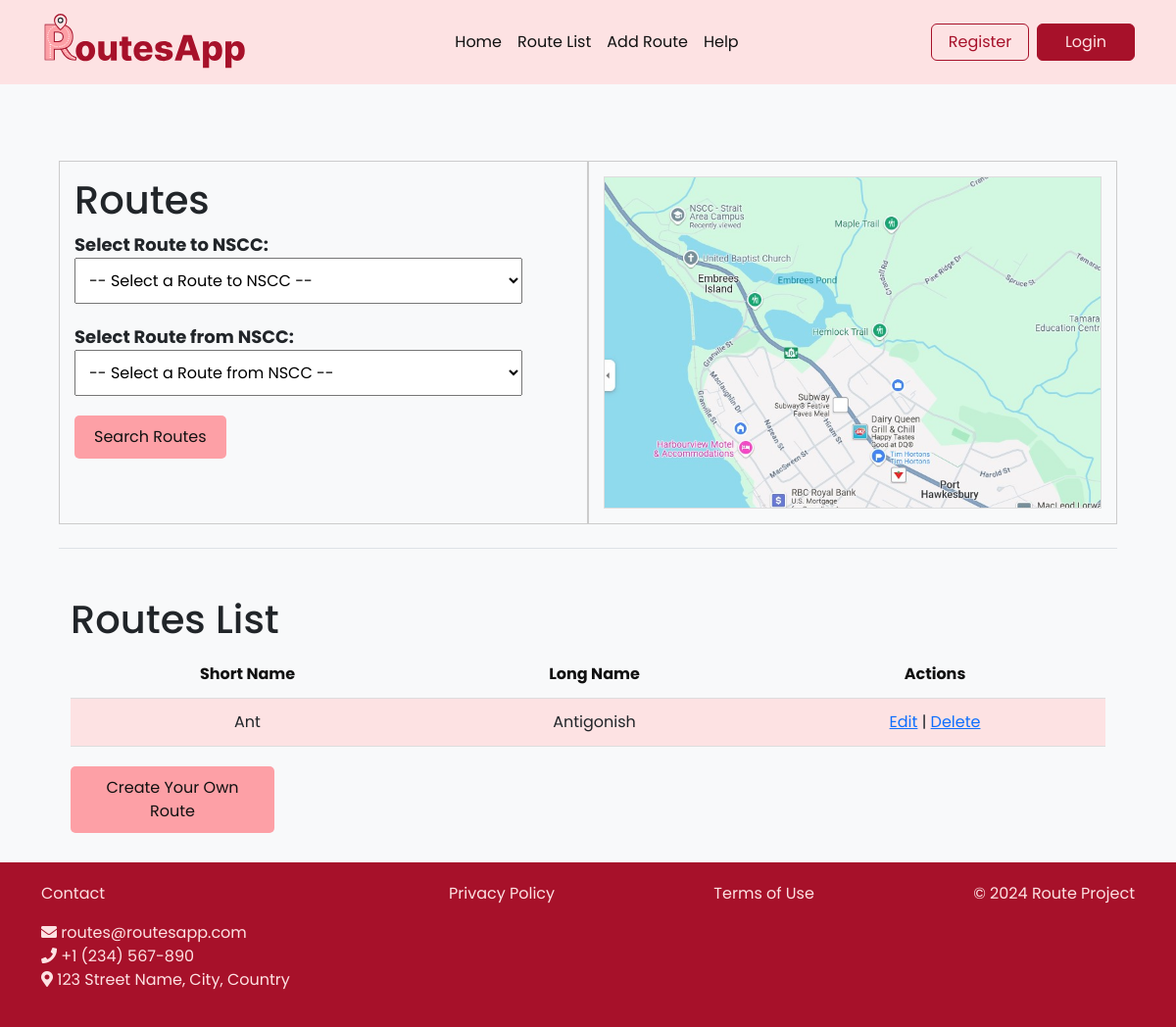
Before: /routes/ with the older database file.
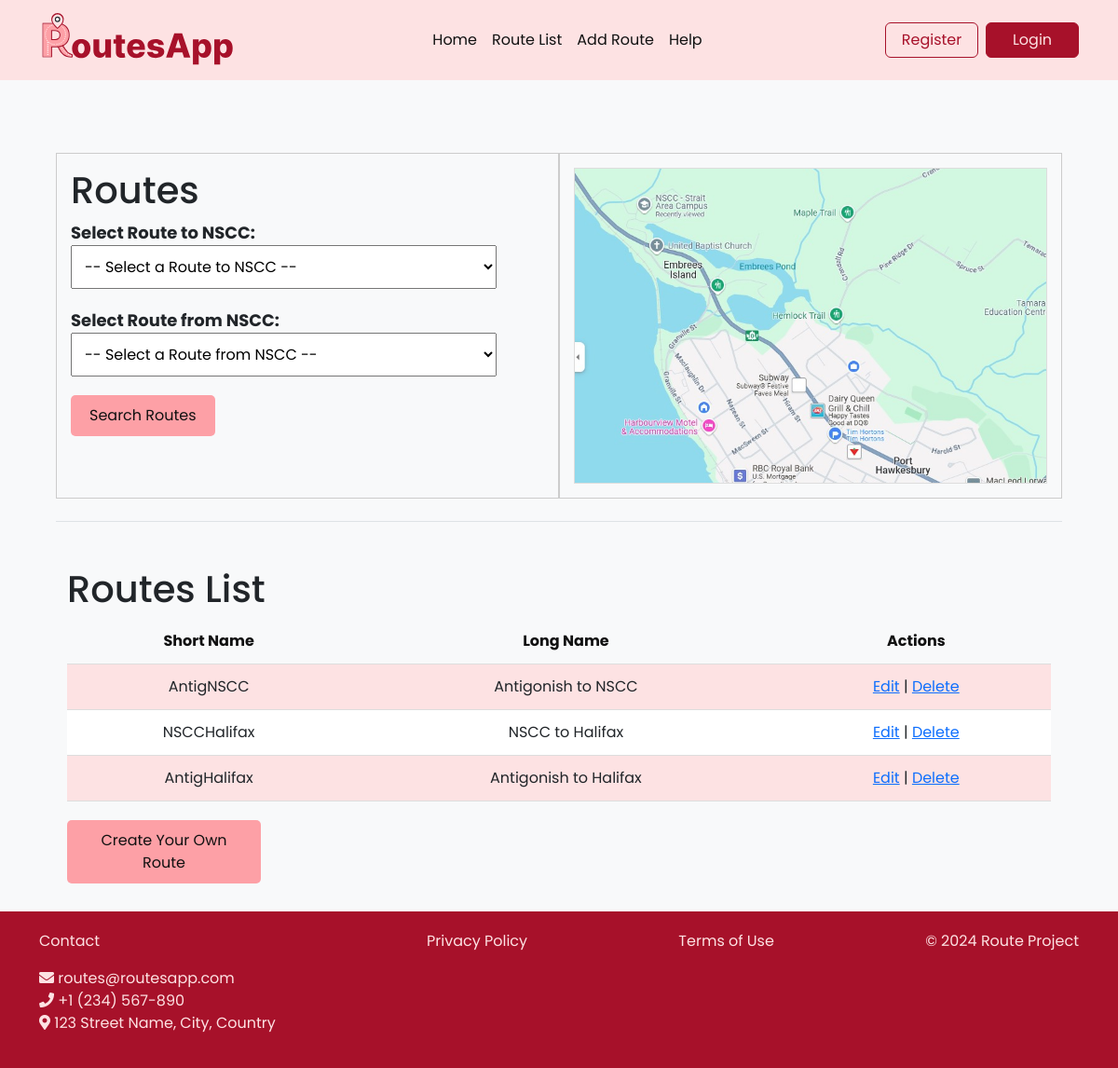
After: the same page with the newer database file.
### route/models.py (models this page shows, shortened)
class Route(models.Model):
    route_id = models.CharField(max_length=10, primary_key=True)
    agency_id = models.CharField(max_length=10)
    route_short_name = models.CharField(max_length=100)
    route_long_name = models.CharField(max_length=255)
    route_type = models.IntegerField()

### route/views.py (the view)
# urls.py: path('', views.route_list, name='route_list'),  # This will be accessed via /routes/
def route_list(request):
    routes = Route.objects.all()
    print("Route list view triggered")
    return render(request, 'route/route_list.html', {'routes': routes})

### route/templates/route/route_list.html (shortened to what this page needs)
{% extends 'home.html' %}
{% block content %}
<div class="content-container">
    <div class="row">
        <div class="col-lg-6 col-md-6">
            <h1>Routes</h1>
            <div class="dropdown-container">
                <label for="to-nscc-dropdown" class="dropdown-label">Select Route to NSCC:</label>
                <select id="to-nscc-dropdown" name="route_to_nscc" class="dropdown">
                    <option value="">-- Select a Route to NSCC --</option>
                </select>
            </div>
            <div class="dropdown-container">
                <label for="from-nscc-dropdown" class="dropdown-label">Select Route from NSCC:</label>
                <select id="from-nscc-dropdown" name="route_from_nscc" class="dropdown">
                    <option value="">-- Select a Route from NSCC --</option>
                </select>
            </div>
            <div class="div button-container custom-btn2">
            <button type="submit" class="search-button">Search Routes</button>
            </div>
        </div>
        <div class="col-lg-6 col-md-6">
            <div class="map-container">
                <img src="/static/route/images/nscc-map.jpg" alt="NSCC Location Map" class="map-image">
            </div>
        </div>
    </div>
    <div class="row mt-4 border-top">
        <div class="col-lg col-md pt-5">
            <h1>Routes List</h1>
            <table class="route-table">
                <thead>
                    <tr>
                        <th>Short Name</th>
                        <th>Long Name</th>
                        <th>Actions</th>
                    </tr>
                </thead>
                <tbody>
                    {% for route in routes %}
                    <tr>
                        <td>{{ route.route_short_name }}</td>
                        <td>{{ route.route_long_name }}</td>
                        <td>
                            <a href="{% url 'route_update' route.route_id %}">Edit</a> |
                            <a href="{% url 'route_delete' route.route_id %}">Delete</a>
                        </td>
                    </tr>
                    {% empty %}
                    <tr>
                        <td colspan="3" class="no-routes">No routes available.</td>
                    </tr>
                    {% endfor %}
                </tbody>
            </table>
            <div class="button-container  custom-btn2 text-center">
                <a href="{% url 'route_create' %}" class="create-route-button">Create Your Own Route</a>
            </div>
        </div>
    </div>
</div>
{% endblock %}

### templates/home.html (shortened to what this page needs)
{% load static %}
<!DOCTYPE html>
<html lang="en">
<head>
    <link href="https://cdn.jsdelivr.net/npm/bootstrap@5.3.3/dist/css/bootstrap.min.css" rel="stylesheet">
    <link href="https://cdnjs.cloudflare.com/ajax/libs/font-awesome/5.15.4/css/all.min.css" rel="stylesheet">
    <link rel="stylesheet" type="text/css" href="{% static 'css/style.css' %}">
</head>
<body>
    <header>
        <nav class="navbar navbar-expand-lg navbar-light bg-top">
            <div class="container">
                <a class="navbar-brand" href="{% url 'home' %}">
                    <img src="{% static 'route/images/logo.svg' %}" alt="Logo" width="210" height="60">
                </a>
                <div class="collapse navbar-collapse" id="navbarNav">
                    <ul class="navbar-nav mx-auto">
                        <li class="nav-item">
                            <a class="nav-link" href="{% url 'home' %}">Home</a>
                        </li>
                        <li class="nav-item">
                            <a class="nav-link" href="{% url 'route_list' %}">Route List</a>
                        </li>
                        <li class="nav-item">
                            <a class="nav-link" href="{% url 'route_create' %}">Add Route</a>
                        </li>
                        <li class="nav-item">
                            <a class="nav-link" href="#">Help</a>
                        </li>
                    </ul>
                </div>
                <div class="d-flex">
                    <button class="btn btn-outline-primary me-2 custom-btn" type="button">Register</button>
                    <button class="btn btn-primary custom-btn" type="button">Login</button>
                </div>
            </div>
        </nav>
    </header>
    <div class="bg-light pt-5">
        <main class="container bg-light">
            {% block content %}{% endblock %}
        </main>
    </div>
    <footer id="main-footer" class="bg-footer-red">
        <div class="container">
            <div class="row justify-content-between text-center text-md-start">
                <div class="col-md-auto">
                    <p>Contact</p>
                    <ul class="list-unstyled">
                        <li><i class="fas fa-envelope"></i> <a href="mailto:routes@routesapp.com">routes@routesapp.com</a></li>
                        <li><i class="fas fa-phone"></i> <a href="tel:+1234567890">+1 (234) 567-890</a></li>
                        <li><i class="fas fa-map-marker-alt"></i> 123 Street Name, City, Country</li>
                    </ul>
                </div>
                <div class="col-md-auto">
                    <a href="#">Privacy Policy</a>
                </div>
                <div class="col-md-auto">
                    <a href="#">Terms of Use</a>
                </div>
                <div class="col-md-auto">
                    <p>&copy; <span id="year"></span> Route Project</p>
                </div>
            </div>
        </div>
    </footer>
</body>
</html>

### static/css/style.css (style rules this page uses)
body { font-family: "Poppins", "Helvetica Neue", Helvetica, Arial, sans-serif; }
.bg-top { background-color: #FDE2E3; }
.navbar-light .navbar-nav .nav-link { color: #111 !important; }
.bg-footer-red { background-color: #A7112A; padding: 20px 0; margin-top: 0; }
.btn-outline-primary { color: #A7112A; background-color: transparent; border-color: #A7112A; }
.btn-primary { color: #fff; background-color: #A7112A; }
.custom-btn { width: 100px; display: inline-block; }
.custom-btn2 { width: auto; display: inline-block; max-width: 13rem; }
.button-container { text-align: center; }
.custom-btn.btn-primary { border-color: #A7112A; color:#FDE2E3; }
footer { color: #FDE2E3; }
#main-footer a { color: #FDE2E3; text-decoration: none; }
.content-container { padding: 30px; }
.dropdown-container { margin-bottom: 20px; max-width: 90%; }
.dropdown-label { font-size: 18px; font-weight: bold; }
.dropdown { padding: 10px; font-size: 16px; width: 100%; }
.search-button { padding: 10px 20px; background-color:#FDA0A6; color:#111; border: none; border-radius: 5px; font-size: 16px; cursor: pointer; width:auto }
.route-table { width: 100%; border-collapse: collapse; }
.route-table th, .route-table td { padding: 12px; border-bottom: 1px solid #ddd; text-align: center; }
.create-route-button { margin-top: 20px; display: inline-block; padding: 10px 20px; background-color:#FDA0A6; color:#111; text-decoration: none; border-radius: 5px; text-align: center; width: auto; }
.map-container { max-height: 400px; aspect-ratio: 1.5; border: 1px solid #ddd; }
.map-image { width: 100%; height: 100%; object-fit: cover; }
.btn-outline-primary, .btn-primary { border-color: #A7112A; }
.content-container .row > .col-md-3, .content-container .row > .col-md-6 { border: 1px solid #ccc; padding: 15px; }
footer { border: none; }
.route-table thead th { background-color: initial; color: #111; font-weight: bold; }
.route-table tbody tr:nth-child(odd) { background-color: #FDE2E3; }
.route-table tbody tr:nth-child(even) { background-color: #FFFFFF; }

Changed rows visible on the page:
changed Route: route_short_name "Ant" → "AntigNSCC"; route_long_name "Antigonish" → "Antigonish to NSCC"
added Route: route_short_name "NSCCHalifax", route_long_name "NSCC to Halifax"
added Route: route_short_name "AntigHalifax", route_long_name "Antigonish to Halifax"
